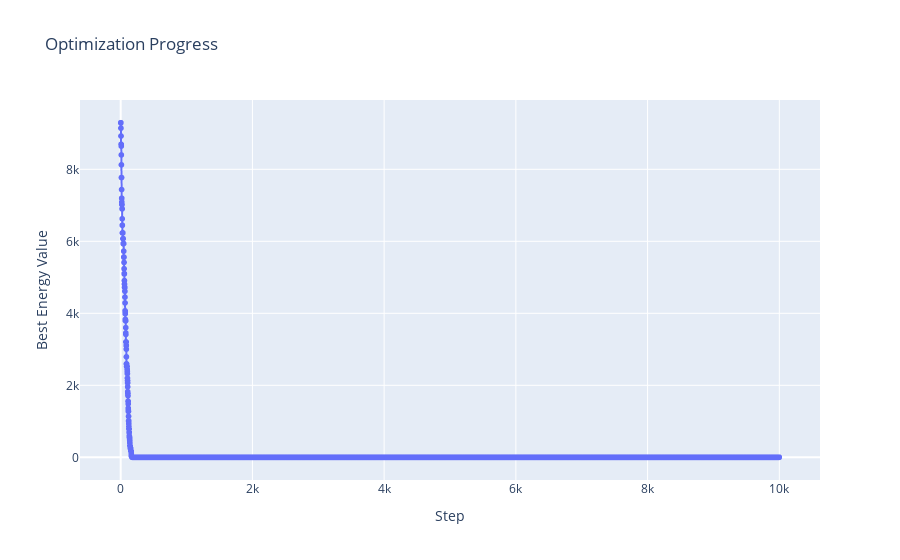

The code cell stored with this chart in its notebook:
### Code cell
sa.draw_energy_plot()

### Figure 1 — Plotly figure (JSON) as saved in the notebook; plotly's stock layout.template omitted (floating-point values rounded to 4 significant figures; data arrays with more than 128 entries replaced by an {"elided": "..."} marker saying what was removed)
{"data": [{"hovertemplate": "Step=%{x}<br>Best Energy Value=%{y}<extra></extra>", "legendgroup": "", "line": {"color": "#636efa", "dash": "solid", "shape": "linear"}, "marker": {"symbol": "circle"}, "mode": "lines+markers", "name": "", "showlegend": false, "type": "scattergl", "x": {"elided": "9999 int values"}, "xaxis": "x", "y": {"elided": "9999 float values"}, "yaxis": "y"}], "layout": {"legend": {"tracegroupgap": 0}, "title": {"text": "Optimization Progress"}, "xaxis": {"anchor": "y", "domain": [0, 1], "title": {"text": "Step"}}, "yaxis": {"anchor": "x", "domain": [0, 1], "title": {"text": "Best Energy Value"}}}}
